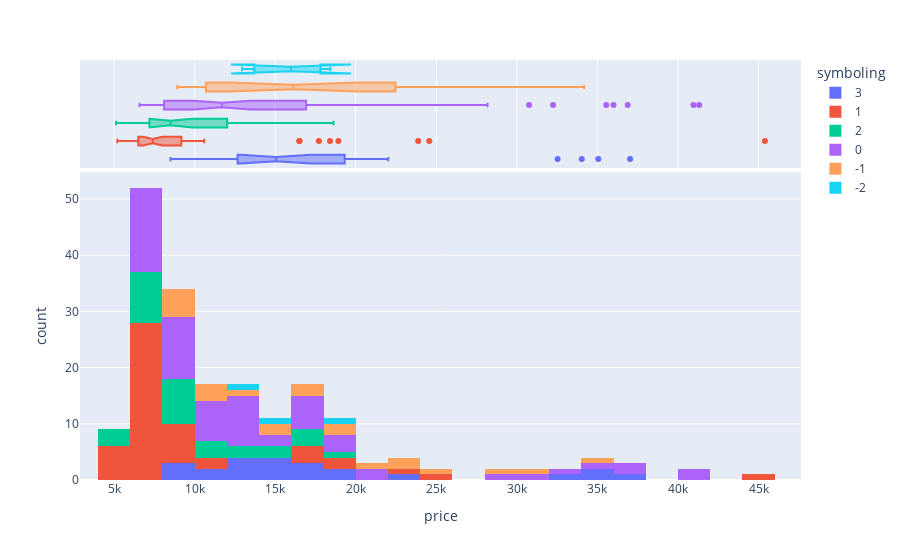

Here is the notebook cell this chart was saved with:
### Markdown cell above
### price with symboling

### Code cell
fig = px.histogram(df, x="price", nbins=30, color='symboling',marginal="box")
fig.show()

### Figure 1 — Plotly figure (JSON) as saved in the notebook; plotly's stock layout.template omitted (floating-point values rounded to 4 significant figures)
{"data": [{"alignmentgroup": "True", "bingroup": "x", "hovertemplate": "symboling=3<br>price=%{x}<br>count=%{y}<extra></extra>", "legendgroup": "3", "marker": {"color": "#636efa", "pattern": {"shape": ""}}, "name": "3", "nbinsx": 30, "offsetgroup": "3", "orientation": "v", "showlegend": true, "type": "histogram", "x": [13495, 16500, 12964, 35056, 9959, 8499, 12629, 14869, 14489, 17199, 19699, 12764, 22018, 32528, 34028, 37028, 11850, 15040, 18150, 16558, 15998, 11595, 9980], "xaxis": "x", "yaxis": "y"}, {"alignmentgroup": "True", "hovertemplate": "symboling=3<br>price=%{x}<extra></extra>", "legendgroup": "3", "marker": {"color": "#636efa"}, "name": "3", "notched": true, "offsetgroup": "3", "showlegend": false, "type": "box", "x": [13495, 16500, 12964, 35056, 9959, 8499, 12629, 14869, 14489, 17199, 19699, 12764, 22018, 32528, 34028, 37028, 11850, 15040, 18150, 16558, 15998, 11595, 9980], "xaxis": "x2", "yaxis": "y2"}, {"alignmentgroup": "True", "bingroup": "x", "hovertemplate": "symboling=1<br>price=%{x}<br>count=%{y}<extra></extra>", "legendgroup": "1", "marker": {"color": "#EF553B", "pattern": {"shape": ""}}, "name": "1", "nbinsx": 30, "offsetgroup": "1", "orientation": "v", "showlegend": true, "type": "histogram", "x": [16500, 17710, 18920, 23875, 24565, 6295, 5572, 6377, 7957, 6229, 6692, 7609, 5399, 6529, 7129, 10345, 5195, 6095, 6795, 6695, 7395, 8845, 10595, 45400, 16503, 7689, 6989, 8189, 9279, 5499, 7099, 6649, 6849, 7349, 7299, 7799, 7499, 7999, 18399, 5572, 7957, 6229, 6692, 7609, 5348, 6338, 6488, 8058, 8238, 9298, 9538], "xaxis": "x", "yaxis": "y"}, {"alignmentgroup": "True", "hovertemplate": "symboling=1<br>price=%{x}<extra></extra>", "legendgroup": "1", "marker": {"color": "#EF553B"}, "name": "1", "notched": true, "offsetgroup": "1", "showlegend": false, "type": "box", "x": [16500, 17710, 18920, 23875, 24565, 6295, 5572, 6377, 7957, 6229, 6692, 7609, 5399, 6529, 7129, 10345, 5195, 6095, 6795, 6695, 7395, 8845, 10595, 45400, 16503, 7689, 6989, 8189, 9279, 5499, 7099, 6649, 6849, 7349, 7299, 7799, 7499, 7999, 18399, 5572, 7957, 6229, 6692, 7609, 5348, 6338, 6488, 8058, 8238, 9298, 9538], "xaxis": "x2", "yaxis": "y2"}, {"alignmentgroup": "True", "bingroup": "x", "hovertemplate": "symboling=2<br>price=%{x}<br>count=%{y}<extra></extra>", "legendgroup": "2", "marker": {"color": "#00cc96", "pattern": {"shape": ""}}, "name": "2", "nbinsx": 30, "offsetgroup": "2", "orientation": "v", "showlegend": true, "type": "histogram", "x": [13950, 17450, 15250, 16430, 5151, 6479, 6855, 11048, 5389, 6189, 6669, 8249, 12170, 15510, 18620, 5118, 7053, 7603, 8449, 9639, 9989, 11199, 11549, 17669, 7775, 7975, 7995, 8195, 8495, 9495, 9995], "xaxis": "x", "yaxis": "y"}, {"alignmentgroup": "True", "hovertemplate": "symboling=2<br>price=%{x}<extra></extra>", "legendgroup": "2", "marker": {"color": "#00cc96"}, "name": "2", "notched": true, "offsetgroup": "2", "showlegend": false, "type": "box", "x": [13950, 17450, 15250, 16430, 5151, 6479, 6855, 11048, 5389, 6189, 6669, 8249, 12170, 15510, 18620, 5118, 7053, 7603, 8449, 9639, 9989, 11199, 11549, 17669, 7775, 7975, 7995, 8195, 8495, 9495, 9995], "xaxis": "x2", "yaxis": "y2"}, {"alignmentgroup": "True", "bingroup": "x", "hovertemplate": "symboling=0<br>price=%{x}<br>count=%{y}<extra></extra>", "legendgroup": "0", "marker": {"color": "#ab63fa", "pattern": {"shape": ""}}, "name": "0", "nbinsx": 30, "offsetgroup": "0", "orientation": "v", "showlegend": true, "type": "histogram", "x": [16925, 20970, 21105, 30760, 41315, 36880, 6575, 7295, 7295, 7895, 9095, 8845, 10295, 12945, 6785, 32250, 35550, 36000, 8495, 10245, 11245, 18280, 18344, 28176, 40960, 8949, 9549, 13499, 14399, 13499, 11900, 13200, 12440, 13860, 15580, 16900, 16695, 17075, 16630, 17950, 18150, 7126, 7775, 9960, 9233, 11259, 7463, 10198, 8013, 11694, 6918, 7898, 8778, 6938, 7198, 7898, 7788, 7738, 8358, 9258, 13295, 13845, 12290], "xaxis": "x", "yaxis": "y"}, {"alignmentgroup": "True", "hovertemplate": "symboling=0<br>price=%{x}<extra></extra>", "legendgroup": "0", "marker": {"color": "#ab63fa"}, "name": "0", "notched": true, "offsetgroup": "0", "showlegend": false, "type": "box", "x": [16925, 20970, 21105, 30760, 41315, 36880, 6575, 7295, 7295, 7895, 9095, 8845, 10295, 12945, 6785, 32250, 35550, 36000, 8495, 10245, 11245, 18280, 18344, 28176, 40960, 8949, 9549, 13499, 14399, 13499, 11900, 13200, 12440, 13860, 15580, 16900, 16695, 17075, 16630, 17950, 18150, 7126, 7775, 9960, 9233, 11259, 7463, 10198, 8013, 11694, 6918, 7898, 8778, 6938, 7198, 7898, 7788, 7738, 8358, 9258, 13295, 13845, 12290], "xaxis": "x2", "yaxis": "y2"}, {"alignmentgroup": "True", "bingroup": "x", "hovertemplate": "symboling=-1<br>price=%{x}<br>count=%{y}<extra></extra>", "legendgroup": "-1", "marker": {"color": "#FFA15A", "pattern": {"shape": ""}}, "name": "-1", "nbinsx": 30, "offsetgroup": "-1", "orientation": "v", "showlegend": true, "type": "histogram", "x": [8921, 25552, 28248, 31600, 34184, 9279, 8921, 8948, 10698, 9988, 10898, 11248, 15690, 15750, 13415, 16515, 18950, 16845, 19045, 21485, 22470, 22625], "xaxis": "x", "yaxis": "y"}, {"alignmentgroup": "True", "hovertemplate": "symboling=-1<br>price=%{x}<extra></extra>", "legendgroup": "-1", "marker": {"color": "#FFA15A"}, "name": "-1", "notched": true, "offsetgroup": "-1", "showlegend": false, "type": "box", "x": [8921, 25552, 28248, 31600, 34184, 9279, 8921, 8948, 10698, 9988, 10898, 11248, 15690, 15750, 13415, 16515, 18950, 16845, 19045, 21485, 22470, 22625], "xaxis": "x2", "yaxis": "y2"}, {"alignmentgroup": "True", "bingroup": "x", "hovertemplate": "symboling=-2<br>price=%{x}<br>count=%{y}<extra></extra>", "legendgroup": "-2", "marker": {"color": "#19d3f3", "pattern": {"shape": ""}}, "name": "-2", "nbinsx": 30, "offsetgroup": "-2", "orientation": "v", "showlegend": true, "type": "histogram", "x": [12940, 15985, 18420], "xaxis": "x", "yaxis": "y"}, {"alignmentgroup": "True", "hovertemplate": "symboling=-2<br>price=%{x}<extra></extra>", "legendgroup": "-2", "marker": {"color": "#19d3f3"}, "name": "-2", "notched": true, "offsetgroup": "-2", "showlegend": false, "type": "box", "x": [12940, 15985, 18420], "xaxis": "x2", "yaxis": "y2"}], "layout": {"autosize": true, "barmode": "relative", "legend": {"title": {"text": "symboling"}, "tracegroupgap": 0}, "margin": {"t": 60}, "xaxis": {"anchor": "y", "autorange": true, "domain": [0, 1], "range": [2880.0, 47640.0], "title": {"text": "price"}, "type": "linear"}, "xaxis2": {"anchor": "y2", "autorange": true, "domain": [0, 1], "matches": "x", "range": [2880.0, 47640.0], "showgrid": true, "showticklabels": false, "type": "linear"}, "yaxis": {"anchor": "x", "autorange": true, "domain": [0, 0.7326], "range": [0, 54.74], "title": {"text": "count"}}, "yaxis2": {"anchor": "x2", "autorange": true, "domain": [0.7426, 1], "matches": "y2", "range": [-0.5, 5.5], "showgrid": false, "showline": false, "showticklabels": false, "ticks": "", "type": "category"}}}
